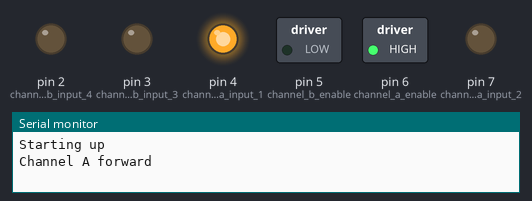
Simulated run of this sketch. Board: Arduino Uno, built with avr-gcc and run on an emulated ATmega328P. Parts: switched loads named in the sketch (green lamp = pin HIGH), output pins drawn as LEDs (lit = HIGH), the last lines printed to the serial monitor.

Above: at 0.05 s.
At 7.45 s:
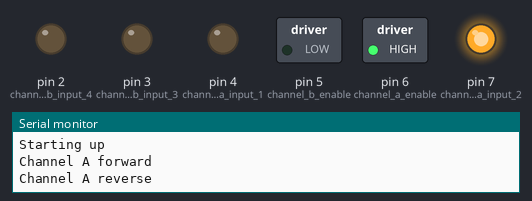
At 14.95 s:
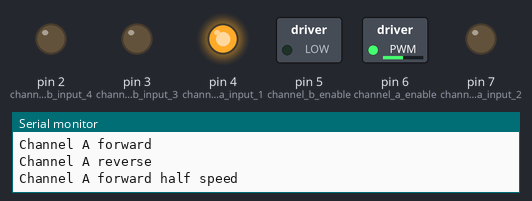
Timing chart, 0 to 19.5 s (numbered marks = the images above):
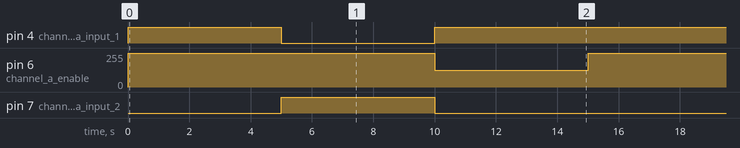

The sketch:

A4954-4-DC-motor.ino
```cpp
const int channel_a_enable  = 6;
const int channel_a_input_1 = 4;
const int channel_a_input_2 = 7;
const int channel_b_enable  = 5;
const int channel_b_input_3 = 3;
const int channel_b_input_4 = 2;

void setup()
{
  pinMode( channel_a_enable, OUTPUT );  // Channel A enable
  pinMode( channel_a_input_1, OUTPUT ); // Channel A input 1
  pinMode( channel_a_input_2, OUTPUT ); // Channel A input 2

  pinMode( channel_b_enable, OUTPUT );  // Channel B enable
  pinMode( channel_b_input_3, OUTPUT ); // Channel B input 3
  pinMode( channel_b_input_4, OUTPUT ); // Channel B input 4

  Serial.begin( 9600 );
  Serial.println("Starting up");
}

void loop()
{
      Serial.println("Channel A forward");
      analogWrite( channel_a_enable, 255);
      digitalWrite( channel_a_input_1, HIGH);
      digitalWrite( channel_a_input_2, LOW);
      delay(5000);
      allInputsOff();

      Serial.println("Channel A reverse");
      analogWrite( channel_a_enable, 255);
      digitalWrite( channel_a_input_1, LOW);
      digitalWrite( channel_a_input_2, HIGH);
      delay(5000);
      allInputsOff();

      Serial.println("Channel A forward half speed");
      analogWrite( channel_a_enable, 127);
      digitalWrite( channel_a_input_1, HIGH);
      digitalWrite( channel_a_input_2, LOW);
      delay(5000);
      allInputsOff();
}

void allInputsOff()
{
  digitalWrite( 4, LOW );
  digitalWrite( 7, LOW );
  digitalWrite( 6, LOW );
  digitalWrite( 3, LOW );
  digitalWrite( 2, LOW );
  digitalWrite( 5, LOW );
}
```

Measured:
- by itself, pin 4 (channel_a_input_1): repeats every 15.0 s: LOW 5.0 s, HIGH 10.0 s
- by itself, pin 6 (channel_a_enable): alternates 255/255 for 10.0 s and 127/255 for 5.0 s
- by itself, pin 7 (channel_a_input_2): alternates HIGH for 5.0 s and LOW for 10.0 s
